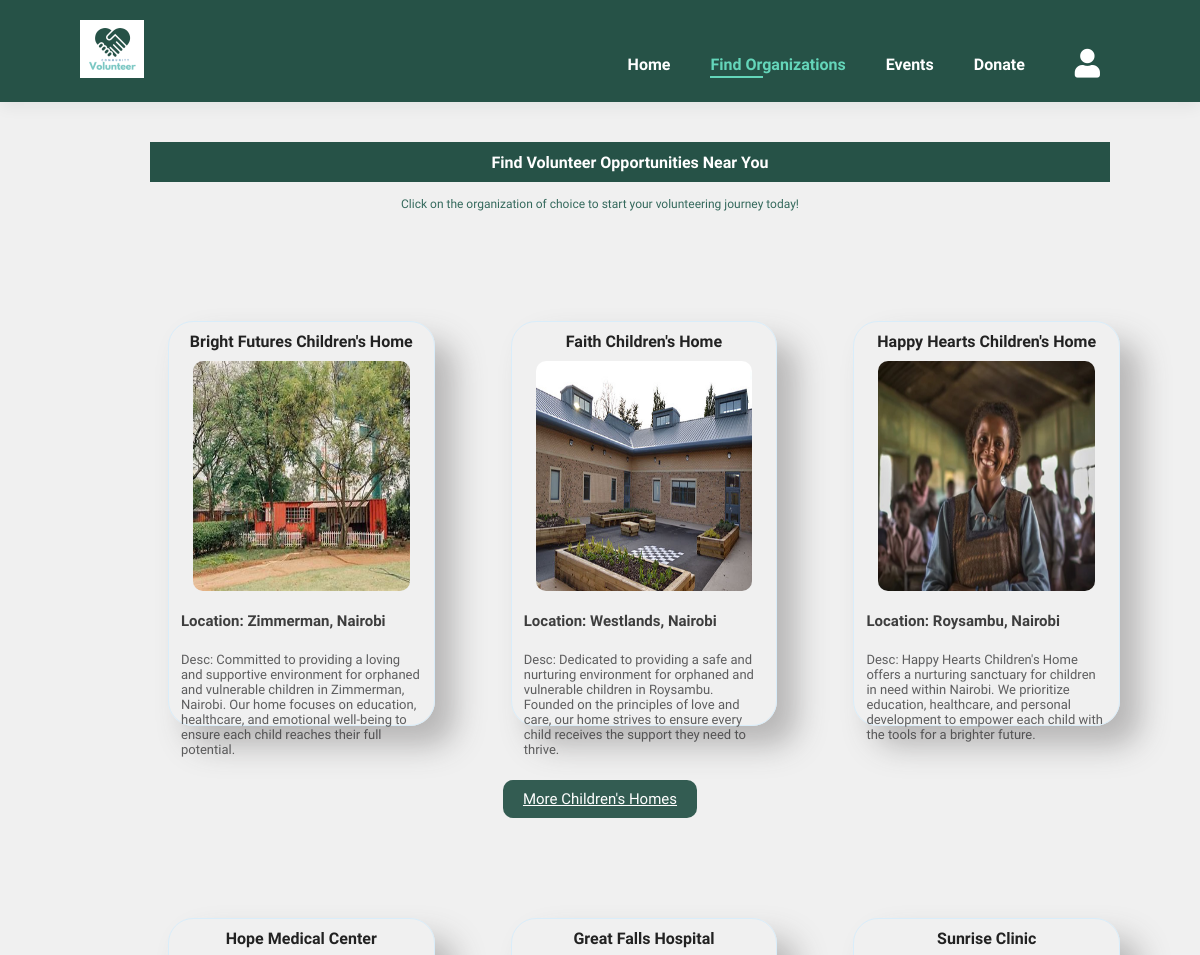
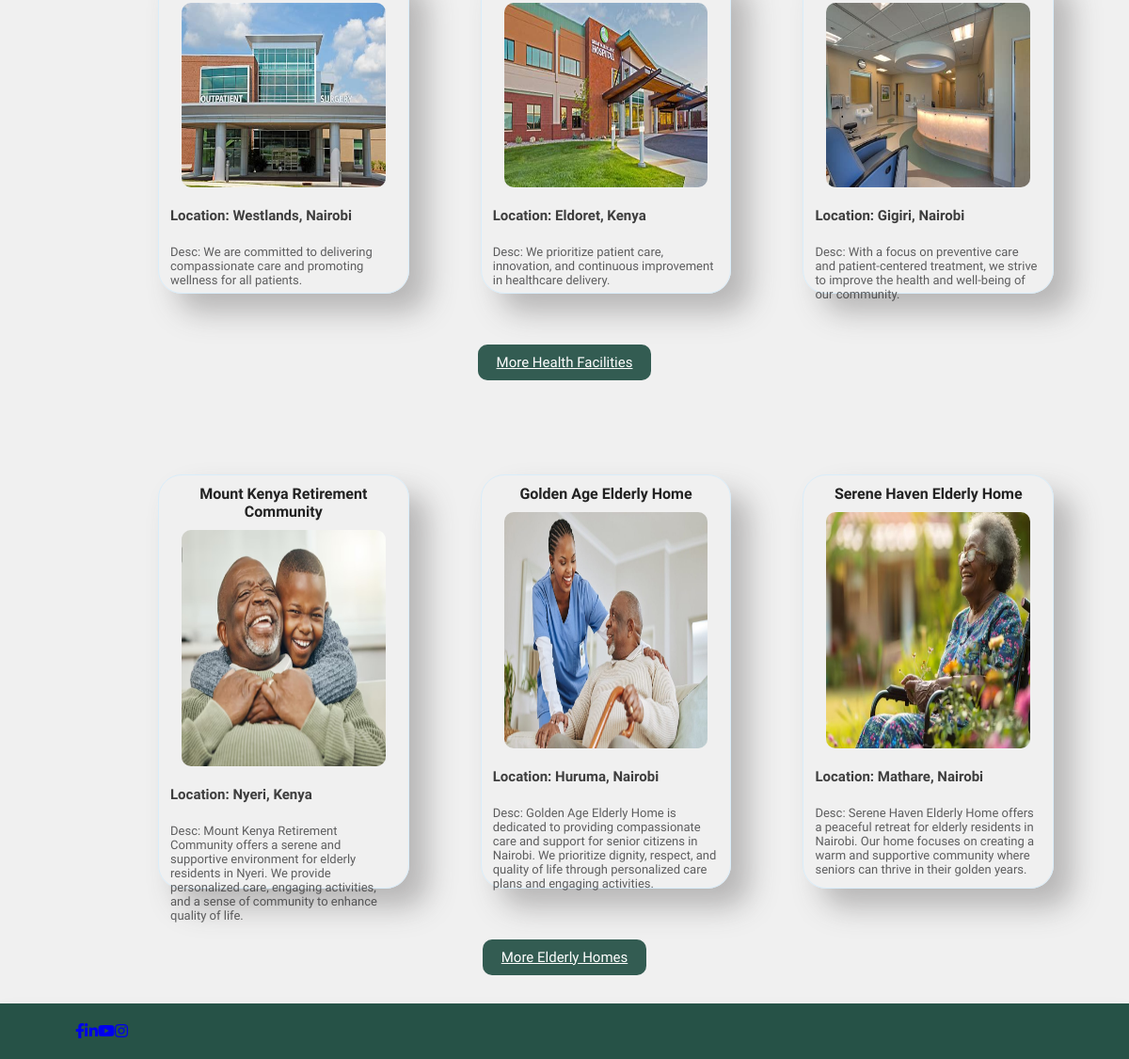
Page /opportunityvolunteer/ on the committed database (2 pictures, top to bottom).
### app/models.py (models this page shows, shortened)
class Organization(models.Model):
    ORGANIZATION_TYPES = [
        ('Elderly Homes', 'Elderly Homes'),
        ('Hospitals & Clinics', 'Hospitals & Clinics'),
        ('Children Homes', 'Children Homes'),
    ]
    name = models.CharField(max_length=100)
    description = models.TextField()
    location = models.CharField(max_length=100)
    image = models.ImageField(upload_to='organization_images/')
    type = models.CharField(max_length=25, choices=ORGANIZATION_TYPES)

### app/views.py (the view)
# urls.py: path('opportunityvolunteer/', views.opportunityvolunteer, name='opportunityvolunteer'),
def opportunityvolunteer(request):
    children_homes = Organization.objects.filter(type='Children Homes').order_by('?')[:3]
    hospitals = Organization.objects.filter(type='Hospitals & Clinics').order_by('?')[:3]
    elderly_homes = Organization.objects.filter(type='Elderly Homes').order_by('?')[:3]
    context = {
        'childrenhomes': children_homes,
        'hospitals': hospitals,
        'elderlyhomes': elderly_homes,
    }
    return render(request, 'opportunityvolunteer.html', context)

### app/templates/opportunityvolunteer.html (shortened to what this page needs)
{% load static %}
<!DOCTYPE html>
<html lang="en">
<head>
    <link rel="stylesheet" href="https://cdnjs.cloudflare.com/ajax/libs/font-awesome/5.15.4/css/all.min.css" />
    <link rel="stylesheet" href="{% static 'css/home.css' %}">
</head>
<body>
    <section id="header">
        <a href="{% url 'home' %}"><img src="{% static 'img/logo-h.png' %}" class="logo" alt=""></a>
        <div>
            <ul id="navbar">
                <li><a href="{% url 'home' %}">Home</a></li>
                <li><a class="active" href="{% url 'opportunityvolunteer' %}">Find Organizations</a></li>
                <li><a href="{% url 'events' %}">Events</a></li>
                <li><a href="{% url 'donations' %}">Donate</a></li>
                <li><a href="{% url 'user_profile' %}"><i class="fas fa-user"></i> </a></li>
            </ul>
        </div>
    </section>
    <section id="banner" class="section-m1">
        <div class="banner-content">
            <h4>
                Find Volunteer Opportunities Near You
            </h4>
        </div>
        <p style="text-align: center; font-weight: 500; font-size: 12px;"> Click on the organization of choice to start your volunteering journey today! </p>
    </section>
    <section id="product1" class="section-p1">
        <div class="pro-container">
            {% for organization in childrenhomes %}
            <div class="pro">
                <h4>{{ organization.name }}</h4>
                <a href="{% url 'volunteerform' %}">
                    <img src="{{ organization.image.url }}" alt="{{ organization.name }}">
                </a>                <div class="desc">
                    <h5>Location: {{ organization.location }}</h5>
                    <p>Desc: {{ organization.description }}</p>
                </div>
            </div>
            {% endfor %}
        </div>
        <div class="button-container">
            <a href="{% url 'organization_type' organization_type='Children Homes' %}" class="volunteer-now">More Children's Homes</a>
        </div>
    </section>
    <section id="product1" class="section-p1">
        <div class="pro-container">
            {% for organization in hospitals %}
            <div class="pro">
                <h4>{{ organization.name }}</h4>
                <a href="{% url 'volunteerform' %}">
                    <img src="{{ organization.image.url }}" alt="{{ organization.name }}">
                </a>                <div class="desc">
                    <h5>Location: {{ organization.location }}</h5>
                    <p>Desc: {{ organization.description }}</p>
                </div>
            </div>
            {% endfor %}
        </div>
        <div class="button-container">
            <a href="{% url 'organization_type' organization_type='Hospitals & Clinics' %}" class="volunteer-now">More Health Facilities</a>
        </div>
    </section>
    <section id="product1" class="section-p1">
        <div class="pro-container">
            {% for organization in elderlyhomes %}
            <div class="pro">
                <h4>{{ organization.name }}</h4>
                <a href="{% url 'volunteerform' %}">
                    <img src="{{ organization.image.url }}" alt="{{ organization.name }}">
                </a>                <div class="desc">
                    <h5>Location: {{ organization.location }}</h5>
                    <p>Desc: {{ organization.description }}</p>
                </div>
            </div>
            {% endfor %}
        </div>
        <div class="button-container">
            <a href="{% url 'organization_type' organization_type='Elderly Homes' %}" class="volunteer-now">More Elderly Homes</a>
        </div>
    </section>
    <section id="header">
        <div>
            <ul id="navbar">
                <a href="#" aria-label="Facebook"><i class="fab fa-facebook-f"></i></a>
                <a href="#" aria-label="LinkedIn"><i class="fab fa-linkedin-in"></i></a>
                <a href="#" aria-label="YouTube"><i class="fab fa-youtube"></i></a>
                <a href="#" aria-label="Instagram"><i class="fab fa-instagram"></i></a>
            </ul>
        </div>
    </section>
</body>
</html>

### app/static/css/home.css (style rules this page uses)
* { margin: 0; padding: 0; box-sizing: border-box; font-family: "Spartan", sans-serif; }
html { scroll-behavior: smooth; }
h1, h2, h4, h6, p { font-size: calc(1vw + 1vh + .5vmin); }
h4 { font-size: 16px; color: #222; }
p { font-size: 11px; color: #465b52; margin: 15px 0 20px 0; }
.section-p1 { padding: 40px 80px; }
.section-m1 { margin: 40px 0; }
body { width: 100%; }
#header { display: flex; align-content: center; justify-content: space-between; padding: 20px 80px; background-color: #265247; box-shadow: 0 5px 15px rgb(0, 0, 0, 0.06); z-index: 999; position: sticky; top: 0; left: 0; }
#navbar { display: flex; align-items: center; justify-content: center; }
#navbar li { list-style: none; margin-top: 30px; padding: 0 20px; position: relative; }
#navbar li a { text-decoration: none; font-size: 16px; font-weight: 600; color: white; transition: 0.3s ease; }
#navbar li a:hover, #navbar li a.active { color: #64d6ba; }
#navbar li a.active::after, #navbar li a:hover::after { content: ""; width: 30%; height: 2px; background-color: #64d6ba; position: absolute; bottom: -4px; left: 20px; }
.volunteer-now { font-size: 15px; font-weight: 700; background-color: #65C5AD; color: white; border-color: #64d6ba; padding: 10px 20px; border-radius: 50px; cursor: pointer; background-repeat: no-repeat; }
.button-container { text-align: center; margin-top: 1rem; }
#product1 { text-align: center; }
#product1 .pro-container { display: flex; justify-content: space-between; padding-top: 15px; flex-wrap: wrap; padding-left: 5.5rem; }
#product1 .pro-container img { width: 100%; height: 60%; border-radius: 5px; }
#product1 h2, p { color: #34695c; }
#product1 .pro { width: 28%; min-width: 250px; padding: 10px 12px; border: 1px solid rgb(217, 237, 250); border-radius: 25px; cursor: pointer; box-shadow: 20px 20px 30px rgba(75, 72, 72, 0.336); margin: 15px 0; transition: 0.2s ease; position: relative; }
#product1 .pro img { width: 80%; border-radius: 20px; }
#product1 .pro .desc { text-align: start; padding: 10px 0; }
#product1 .pro .desc h5 { padding-top: 7px; color:rgb(102, 105, 107); font-size: 14px; }
#banner .banner-content { display: flex; flex-direction: column; justify-content: center; align-items: center; text-align: center; background-color:#265247; opacity: 1.0; height: 40px; width: 80%; margin-left: 150px; background-size: cover; }
#banner .banner-content h4 { color: white; }
body { font-family: Arial, sans-serif; margin: 0; padding: 0; background-color: #f0f0f0; }

### app/templates/opportunityvolunteer.html (style rules this page uses)
#navbar li a i { font-size: 1.8em; color: #fff; margin-left: 10px; }
#product1 .pro img { width: 90%; border-radius: 10px; margin-top: 10px; }
#product1 .pro .desc { text-align: start; padding: 10px 0; }
#product1 .pro .desc h5 { padding-top: 7px; color:rgba(0, 0, 0, 0.747); font-size: 15px; }
#product1 .pro .desc p { padding-top: 7px; color:rgba(43, 43, 44, 0.747); font-size: 13px; }
.volunteer-now { font-size: 15px; font-weight: 500; background-color: #265247ee; color: white; border-color: #64d6ba; padding: 10px 20px; border-radius: 10px; cursor: pointer; background-repeat: no-repeat; }
.button-container { text-align: center; margin-top: 3rem; }

### rows in the picture
Organization: name "Bright Futures Children's Home", image (picture), location "Zimmerman, Nairobi", description "Committed to providing a loving and supportive environment for orphaned and vulnerable children in Zimmerman, Nairobi. Our home focuses on education, healthcare, and emotional well-being to ensure each child reaches their full potential."
Organization: name "Faith Children's Home", image (picture), location "Westlands, Nairobi", description "Dedicated to providing a safe and nurturing environment for orphaned and vulnerable children in Roysambu. Founded on the principles of love and care, our home strives to ensure every child receives the support they need to thrive."
Organization: name "Happy Hearts Children's Home", image (picture), location "Roysambu, Nairobi", description "Happy Hearts Children's Home offers a nurturing sanctuary for children in need within Nairobi. We prioritize education, healthcare, and personal development to empower each child with the tools for a brighter future."
Organization: name "Hope Medical Center", image (picture), location "Westlands, Nairobi", description "We are committed to delivering compassionate care and promoting wellness for all patients."
Organization: name "Great Falls Hospital", image (picture), location "Eldoret, Kenya", description "We prioritize patient care, innovation, and continuous improvement in healthcare delivery."
Organization: name "Sunrise Clinic", image (picture), location "Gigiri, Nairobi", description "With a focus on preventive care and patient-centered treatment, we strive to improve the health and well-being of our community."
Organization: name "Mount Kenya Retirement Community", image (picture), location "Nyeri, Kenya", description "Mount Kenya Retirement Community offers a serene and supportive environment for elderly residents in Nyeri. We provide personalized care, engaging activities, and a sense of community to enhance quality of life."
Organization: name "Golden Age Elderly Home", image (picture), location "Huruma, Nairobi", description "Golden Age Elderly Home is dedicated to providing compassionate care and support for senior citizens in Nairobi. We prioritize dignity, respect, and quality of life through personalized care plans and engaging activities."
Organization: name "Serene Haven Elderly Home", image (picture), location "Mathare, Nairobi", description "Serene Haven Elderly Home offers a peaceful retreat for elderly residents in Nairobi. Our home focuses on creating a warm and supportive community where seniors can thrive in their golden years."
